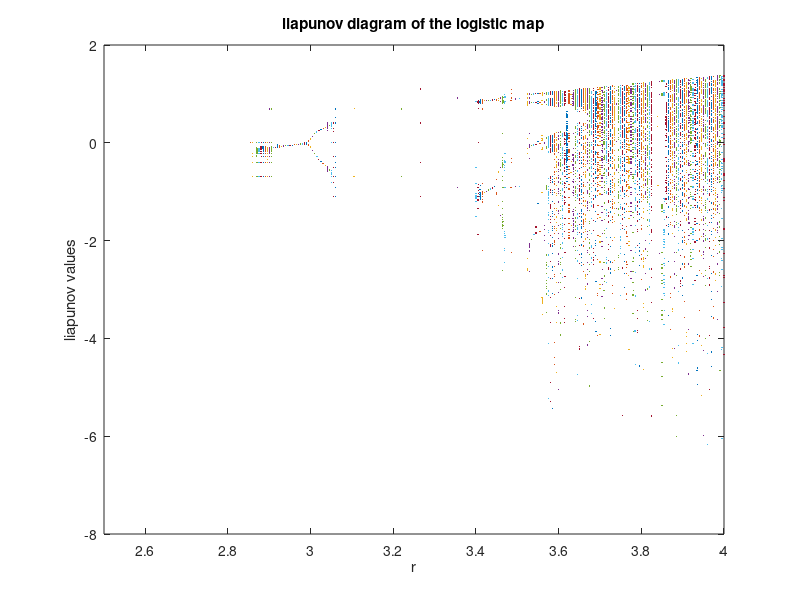

The MATLAB source for this figure:
Npre = 200; Nplot = 100; 
x = zeros(Nplot,1);
x1 = zeros(Nplot,1);
for r = 2.5:0.005:4.0, 
  x(1) = rand;
  x1(1) = x(1)+0.001;
  for n = 1:Npre, 
    x(1) = r*x(1)*(1 - x(1));
    x1(1) = r*x1(1)*(1 - x1(1));
  end, 
  for n = 1:Nplot-1, 
    x(n+1) = r*x(n)*(1 - x(n));
    x1(n+1) = r*x1(n)*(1 - x1(n));
    
  end, 
  diff= abs(x-x1);
  for t = 1:1:99
      liap(t) = log(diff(t+1)/diff(t));
  end,
  plot(r*ones(1,99), liap, '.', 'markersize', 2); 
  hold on; 
end, 
title('liapunov diagram of the logistic map'); 
xlabel('r');  ylabel('liapunov values'); 
set(gca, 'xlim', [2.5 4.0]); 
hold off;